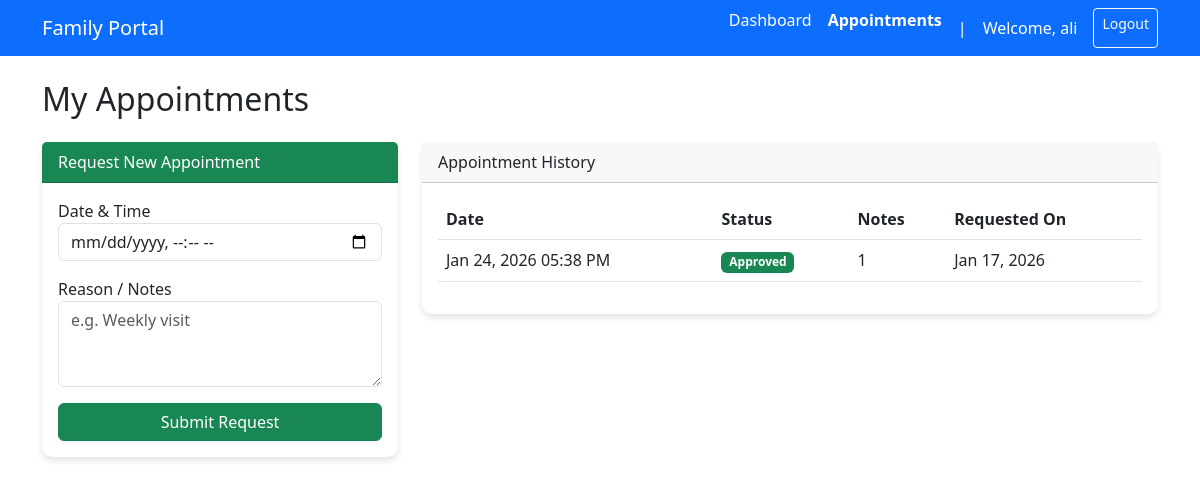
Page /family/appointments.php (signed in) on the committed database.
### tables this page shows
CREATE TABLE `appointments` (
  `id` int(11) NOT NULL,
  `family_member_id` int(11) NOT NULL,
  `elderly_id` int(11) NOT NULL,
  `appointment_date` datetime NOT NULL,
  `status` enum('Pending','Approved','Rejected') DEFAULT 'Pending',
  `notes` text DEFAULT NULL,
  `created_at` timestamp NOT NULL DEFAULT current_timestamp()
);

### family/appointments.php (the view, shortened to what this page needs)
<?php
require_once '../config.php';
$uid = $_SESSION['user_id'];
?>
<!DOCTYPE html>
<html lang="en">
<head>
    <link href="https://cdn.jsdelivr.net/npm/bootstrap@5.3.0/dist/css/bootstrap.min.css" rel="stylesheet">
    <link rel="stylesheet" href="../assets/css/style.css">
    <link href="https://cdnjs.cloudflare.com/ajax/libs/font-awesome/6.0.0/css/all.min.css" rel="stylesheet">
</head>
<body>
<nav class="navbar navbar-dark bg-primary mb-4">
    <div class="container">
        <a class="navbar-brand" href="dashboard.php">Family Portal</a>
        <div class="d-flex">
            <a href="dashboard.php" class="nav-link text-white me-3">Dashboard</a>
            <a href="appointments.php" class="nav-link text-white me-3 fw-bold">Appointments</a>
            <span class="navbar-text text-white me-3">|</span>
            <span class="navbar-text text-white me-3">Welcome, <?php echo $_SESSION['name']; ?></span>
            <a href="../logout.php" class="btn btn-outline-light btn-sm">Logout</a>
        </div>
    </div>
</nav>
<div class="container">
    <h2 class="mb-4">My Appointments</h2>
    <?php if (isset($error_msg)): ?>
        <div class="alert alert-warning"><?php echo $error_msg; ?></div>
    <?php else: ?>
        <div class="row">
            <div class="col-md-4">
                <div class="card mb-4">
                    <div class="card-header bg-success text-white">Request New Appointment</div>
                    <div class="card-body">
                        <form method="POST">
                            <div class="mb-3">
                                <label>Date & Time</label>
                                <input type="datetime-local" name="date" class="form-control" required>
                            </div>
                            <div class="mb-3">
                                <label>Reason / Notes</label>
                                <textarea name="notes" class="form-control" rows="3" placeholder="e.g. Weekly visit"></textarea>
                            </div>
                            <button type="submit" name="book_appointment" class="btn btn-success w-100">Submit Request</button>
                        </form>
                    </div>
                </div>
            </div>
            <div class="col-md-8">
                <div class="card">
                    <div class="card-header">Appointment History</div>
                    <div class="card-body">
                        <table class="table table-hover">
                            <thead>
                                <tr>
                                    <th>Date</th>
                                    <th>Status</th>
                                    <th>Notes</th>
                                    <th>Requested On</th>
                                </tr>
                            </thead>
                            <tbody>
                                <?php
                                $sql = "SELECT * FROM appointments WHERE family_member_id = $uid ORDER BY appointment_date DESC";
                                $res = mysqli_query($conn, $sql);
                                if (mysqli_num_rows($res) > 0) {
                                    while($row = mysqli_fetch_assoc($res)) {
                                        $statusClass = match($row['status']) {
                                            'Approved' => 'success',
                                            'Rejected' => 'danger',
                                            default => 'warning text-dark'
                                        };
                                        echo "<tr>";
                                        echo "<td>" . date('M d, Y h:i A', strtotime($row['appointment_date'])) . "</td>";
                                        echo "<td><span class='badge bg-{$statusClass}'>{$row['status']}</span></td>";
                                        echo "<td>{$row['notes']}</td>";
                                        echo "<td>" . date('M d, Y', strtotime($row['created_at'])) . "</td>";
                                        echo "</tr>";
                                    }
                                } else {
                                    echo "<tr><td colspan='4' class='text-center text-muted'>No appointments found.</td></tr>";
                                }
                                ?>
                            </tbody>
                        </table>
                    </div>
                </div>
            </div>
        </div>
    <?php endif; ?>
</div>
</body>
</html>

### assets/css/style.css (style rules this page uses)
body { min-height: 100vh; display: flex; flex-direction: column; }
.card { border: none; border-radius: 10px; box-shadow: 0 4px 6px rgba(0,0,0,0.1); transition: transform 0.2s; }

### rows in the picture
appointments: appointment_date "Jan 24, 2026 05:38 PM", status "Approved", notes "1", created_at "Jan 17, 2026"

### other values in the picture
$_SESSION['name'] "ali"
